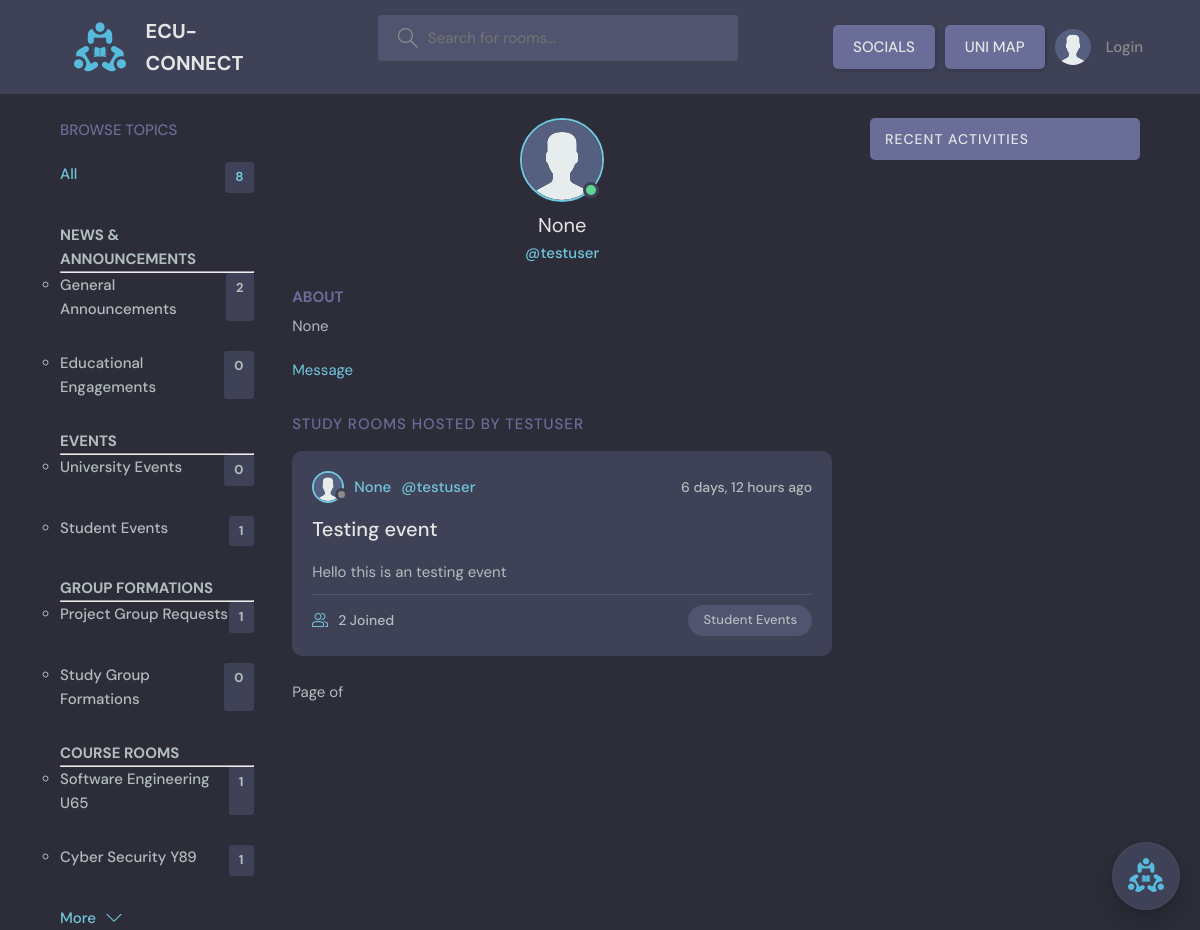
The app's page /profile/13/, older data.
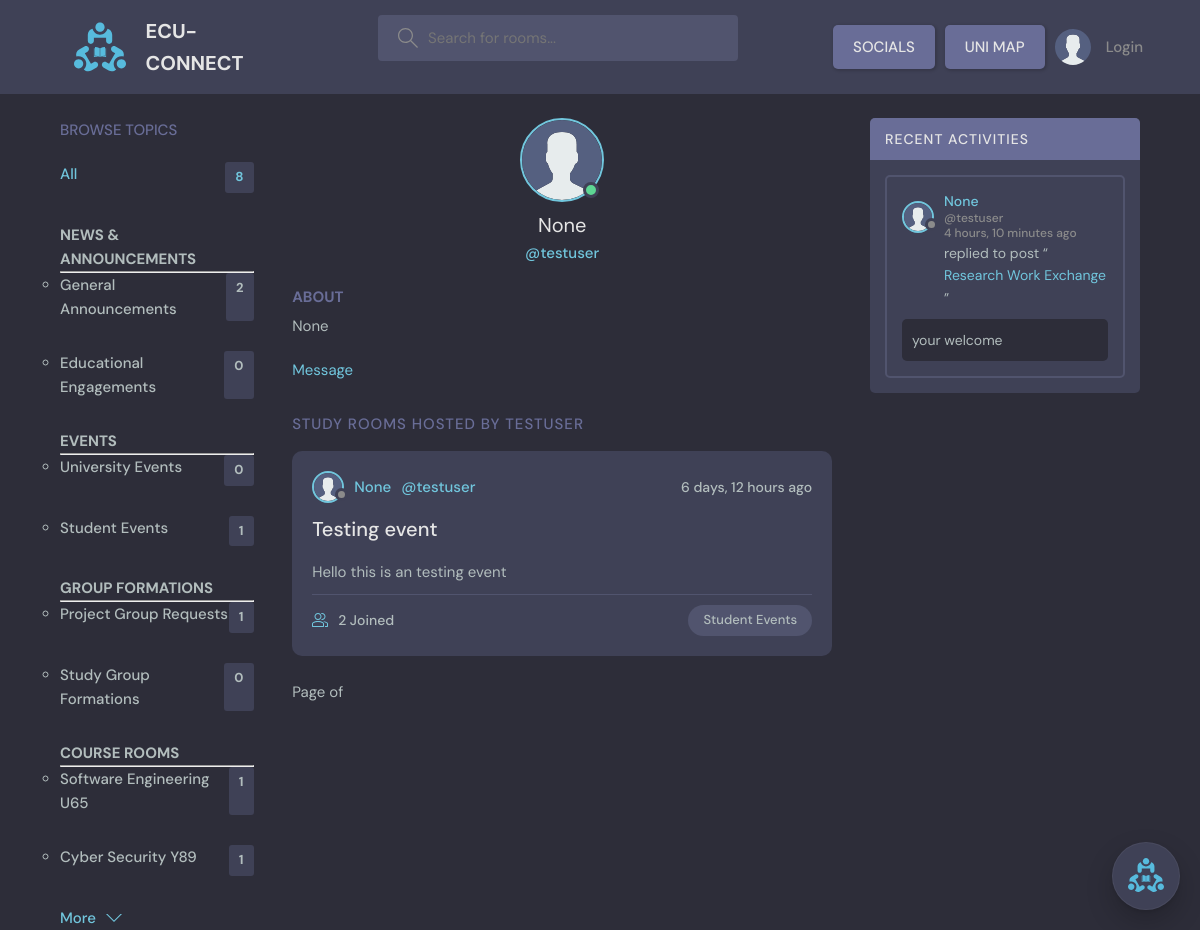
The same page, newer data.
### base/models.py (models this page shows, shortened)
class Topic(models.Model):
    name = models.CharField(max_length=200)

class Thread(models.Model):
    host = models.ForeignKey(User, on_delete = models.SET_NULL, null=True)
    topic = models.ForeignKey(Topic, on_delete = models.SET_NULL, null=True)
    name = models.CharField(max_length=200)
    description = models.TextField(null = True, blank = True)
    participants = models.ManyToManyField(User, related_name='participants', blank=True)
    updated = models.DateTimeField(auto_now= True)
    created = models.DateTimeField(auto_now_add= True)
    class Meta:
       ordering = ['-updated', '-created']
    def __str__(self):
        return self.name

class User(AbstractUser):
    username = models.CharField(max_length=150, unique=True, null=True)
    name = models.CharField(max_length=200, null=True)
    email = models.EmailField(unique=True, null=True)
    bio = models.TextField(null=True)
    avatar = models.ImageField(null=True, default="avatar.svg")
    USERNAME_FIELD = 'email'
    REQUIRED_FIELDS = ['username']
    notifications = models.ManyToManyField(Notification, related_name='notifications', blank=True)

class Comment(models.Model):
    user = models.ForeignKey(User, on_delete=models.CASCADE)
    thread = models.ForeignKey(Thread, on_delete=models.CASCADE)
    body = models.TextField()
    updated = models.DateTimeField(auto_now= True)
    created = models.DateTimeField(auto_now_add= True)
    class Meta:
       ordering = ['-updated', '-created']

### base/views.py (the view)
# urls.py: path('profile/<str:pk>/', views.userProfile, name="user_profile"),
def userProfile(request, pk):
    user = User.objects.get(id=pk)
    threads = user.thread_set.all()
    thread_comments = user.comment_set.all()
    topics = Topic.objects.all()
    context= {'user': user, 'threads': threads, 'thread_comments': thread_comments, 'topics': topics}
    return render(request, 'base/profile.html', context)

### base/templates/base/profile.html (shortened to what this page needs)
{% extends 'main.html' %}
{% block content %}
  <main class="profile-page layout layout--3">
    <div class="container">
      {% include 'base/topics_component.html' %}
      <div class="roomList">
        <div class="profile">
          <div class="profile__avatar">
            <div class="avatar avatar--large active">
              <img src="{{user.avatar.url}}" />
            </div>
          </div>
          <div class="profile__info">
            <h3>{{user.name}}</h3>
            <p>@{{user.username}}</p>
          </div>
          <div class="profile__about">
            <h3>About</h3>
            <p>
              {{user.bio}}
            </p>
          </div>
          {% if request.user.id != user.id %}
          <div class="profile__about">
            <a href="{% url 'chat' user.id %}">Message</a>
          </div>
          {% endif %}
        </div>
        <div class="roomList__header">
          <div>
            <h2>Study Rooms Hosted by {{user.username}}</a>
            </h2>
          </div>
        </div>
        {% include 'base/feed_component.html' %}
      </div>
      {% include 'base/activity_component.html' %}
    </div>
  </main>
{% endblock content %}

### base/templates/base/topics_component.html (shortened to what this page needs)
        <div class="topics">
            <div class="topics__header">
              <h2>Browse Topics</h2>
            </div>
            <ul class="topics__list">
                <li>
                    <a href="{% url 'home' %}" class="active">All <span>{{topics.count}}</span></a>
                </li>
              <li>
                <h4>NEWS & ANNOUNCEMENTS</h4>
                <hr>
                <ul>
                  {% for topic in topics %}
                    {% if topic.name == "General Announcements" or topic.name == "Educational Engagements"  %}
                      <li><strong><a href="{% url 'home' %}?q={{topic.name}}">{{topic.name}}<span>{{topic.thread_set.all.count}}</span></a></strong></li>
                    {% endif %}
                  {% endfor %}
                </ul>
              </li>
              <li>
                <h4>EVENTS</h4>
                <hr>
                <ul>
                  {% for topic in topics %}
                  {% if topic.name == "University Events" or topic.name == "Student Events"  %}
                      <li><strong><a href="{% url 'home' %}?q={{topic.name}}">{{topic.name}}<span>{{topic.thread_set.all.count}}</span></a></strong></li>
                    {% endif %}
                  {% endfor %}
                </ul>
              </li>
              <li>
                <h4>GROUP FORMATIONS</h4>
                <hr>
                <ul>
                  {% for topic in topics %}
                  {% if topic.name == "Project Group Requests" or topic.name == "Study Group Formations"  %}
                      <li> <a href="{% url 'home' %}?q={{topic.name}}">{{topic.name}}<span>{{topic.thread_set.all.count}}</span></a></li>
                    {% endif %}
                  {% endfor %}
                </ul>
              </li>
              <li>
                <h4>COURSE ROOMS</h4>
                <hr>
                <ul>
                  {% for topic in topics %}
                  {% if topic.name == "Software Engineering U65" or topic.name == "Cyber Security Y89"  %}
                      <li><strong><a href="{% url 'home' %}?q={{topic.name}}">{{topic.name}}<span>{{topic.thread_set.all.count}}</span></a></strong></li>
                    {% endif %}
                  {% endfor %}
                </ul>
              </li>
            </ul>
            <a class="btn btn--link" href="topics.html">
              More
              <svg version="1.1" xmlns="http://www.w3.org/2000/svg" width="32" height="32" viewBox="0 0 32 32">
                <title>chevron-down</title>
                <path d="M16 21l-13-13h-3l16 16 16-16h-3l-13 13z"></path>
              </svg>
            </a>
          </div>

### base/templates/base/feed_component.html (shortened to what this page needs)
{% for thread in threads %}
<div class="roomListRoom">
    <div class="roomListRoom__header">
        <a href="{% url 'user_profile' thread.host.id %}" class="roomListRoom__author">
        <div class="avatar avatar--small">
            <img src="{{thread.host.avatar.url}}" />
        </div>
        <span>{{thread.host.name}}</span>
        <span>@{{thread.host.username}}</span>
        </a>
        <div class="roomListRoom__actions">
        <span>{{thread.created|timesince}} ago</span>
        </div>
    </div>
    <div class="roomListRoom__content">
        <a href="{% url 'thread' thread.id %}">{{thread.name}}</a>
        <p>
            {{ thread.description }}
        </p>
    </div>
    <div class="roomListRoom__meta">
        <a href="{% url 'thread' thread.id %}" class="roomListRoom__joined">
        {{thread.participants.all.count}} Joined
        </a>
        <p class="roomListRoom__topic">{{thread.topic.name}}</p>
    </div>
</div>
{% endfor %}
<div class="pagination">
    <span class="step-links">
        <span class="current">
            Page {{ threads.number }} of {{ threads.paginator.num_pages }}
        </span>
    </span>
</div>

### base/templates/base/activity_component.html (shortened to what this page needs)
<div class="activities">
    <div class="activities__header">
      <h2>Recent Activities</h2>
    </div>
    {% for comment in thread_comments %}
    <div class="activities__box">
      <div class="activities__boxHeader roomListRoom__header">
        <a href="{% url 'user_profile' comment.user.id %}" class="roomListRoom__author">
          <div class="avatar avatar--small">
            <img src="{{comment.user.avatar.url}}" />
          </div>
          <p>
            {{comment.user.name}}
            <span>@{{comment.user.username}}</span>
            <span>{{comment.created|timesince}} ago</span>
          </p>
        </a>
      </div>
      <div class="activities__boxContent">
        <p>replied to post “<a href="{% url 'thread' comment.thread.id %}">{{comment.thread}}</a>”</p>
        <div class="activities__boxRoomContent">
            <p>{{comment.body}}</p>
        </div>
      </div>
    </div>
    {% endfor %}
  </div>

Row changes from the older to the newer data that the page shows:
added Comment: user.avatar (placeholder picture), user.name "None", user.username "testuser", created "4 hours, 10 minutes", thread "Research Work Exchange", body "your welcome"
